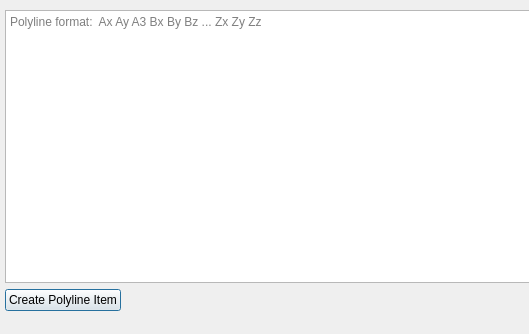
<?xml version="1.0" encoding="UTF-8"?>
<ui version="4.0">
 <class>Add_polylines_dialog</class>
 <widget class="QDialog" name="Add_polylines_dialog">
  <property name="geometry">
   <rect>
    <x>0</x>
    <y>0</y>
    <width>529</width>
    <height>334</height>
   </rect>
  </property>
  <property name="windowTitle">
   <string>Add polylines</string>
  </property>
  <widget class="QWidget" name="verticalLayoutWidget">
   <property name="geometry">
    <rect>
     <x>5</x>
     <y>10</y>
     <width>1005</width>
     <height>301</height>
    </rect>
   </property>
   <layout class="QVBoxLayout" name="verticalLayout">
    <item>
     <widget class="QTextEdit" name="textEdit">
      <property name="html">
       <string>&lt;!DOCTYPE HTML PUBLIC &quot;-//W3C//DTD HTML 4.0//EN&quot; &quot;http://www.w3.org/TR/REC-html40/strict.dtd&quot;&gt;
&lt;html&gt;&lt;head&gt;&lt;meta name=&quot;qrichtext&quot; content=&quot;1&quot; /&gt;&lt;style type=&quot;text/css&quot;&gt;
p, li { white-space: pre-wrap; }
&lt;/style&gt;&lt;/head&gt;&lt;body style=&quot; font-family:'Sans Serif'; font-size:10pt; font-weight:400; font-style:normal;&quot;&gt;
&lt;p style=&quot;-qt-paragraph-type:empty; margin-top:0px; margin-bottom:0px; margin-left:0px; margin-right:0px; -qt-block-indent:0; text-indent:0px;&quot;&gt;&lt;br /&gt;&lt;/p&gt;&lt;/body&gt;&lt;/html&gt;</string>
      </property>
      <property name="overwriteMode">
       <bool>false</bool>
      </property>
      <property name="placeholderText">
       <string notr="true">Polyline format:  Ax Ay A3 Bx By Bz ... Zx Zy Zz </string>
      </property>
     </widget>
    </item>
    <item>
     <layout class="QHBoxLayout" name="horizontalLayout">
      <item>
       <widget class="QPushButton" name="addButton">
        <property name="text">
         <string>Create Polyline Item</string>
        </property>
       </widget>
      </item>
      <item>
       <spacer name="horizontalSpacer">
        <property name="orientation">
         <enum>Qt::Horizontal</enum>
        </property>
        <property name="sizeHint" stdset="0">
         <size>
          <width>40</width>
          <height>20</height>
         </size>
        </property>
       </spacer>
      </item>
      <item>
       <widget class="QPushButton" name="closeButton">
        <property name="text">
         <string>Close</string>
        </property>
       </widget>
      </item>
     </layout>
    </item>
   </layout>
  </widget>
 </widget>
 <resources/>
 <connections/>
</ui>
